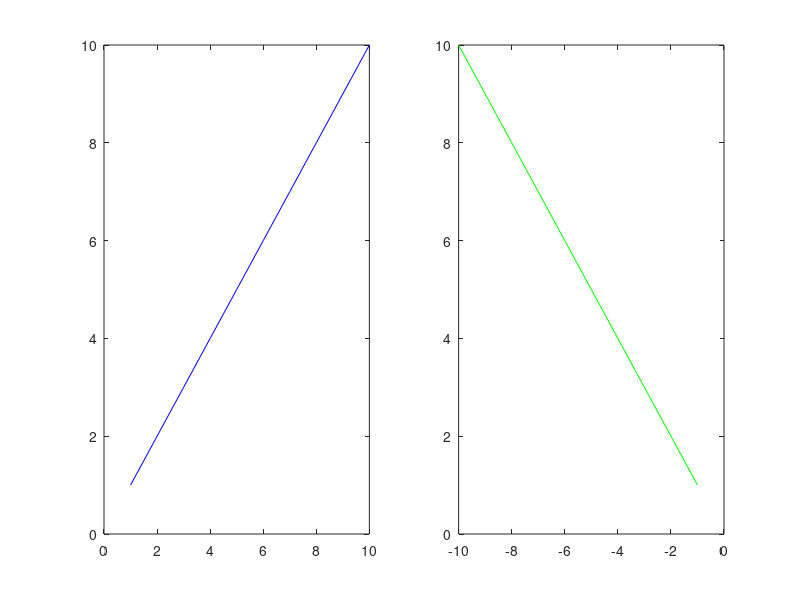
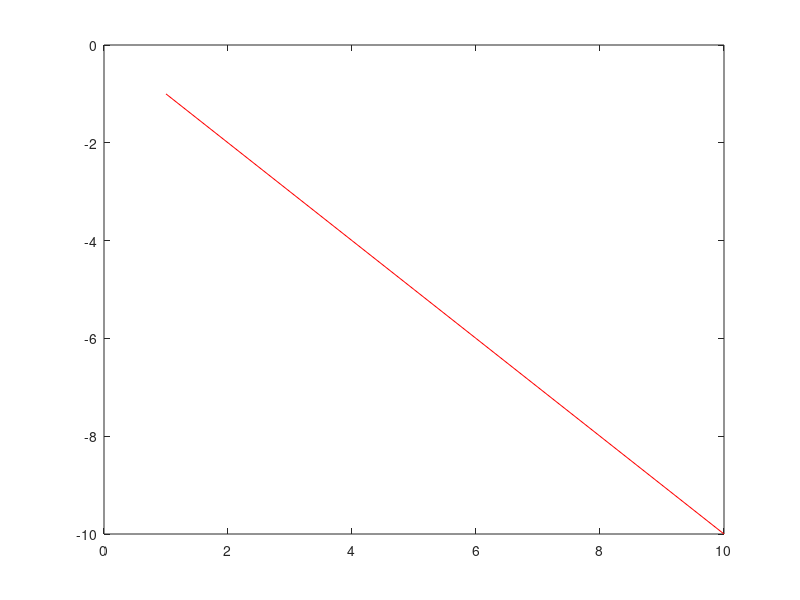

MATLAB code to generate these figures, in order:
%% TEST fig 1
% text aaa
figure;
set(gcf,'Position',[0 551 1441 246])
subplot(1,2,1)
plot([1:10],[1:10],'b')
subplot(1,2,2)
plot(-[1:10],[1:10],'g')

%% TEST fig 2
% text bbb
figure;
plot([1:10],-[1:10],'r')